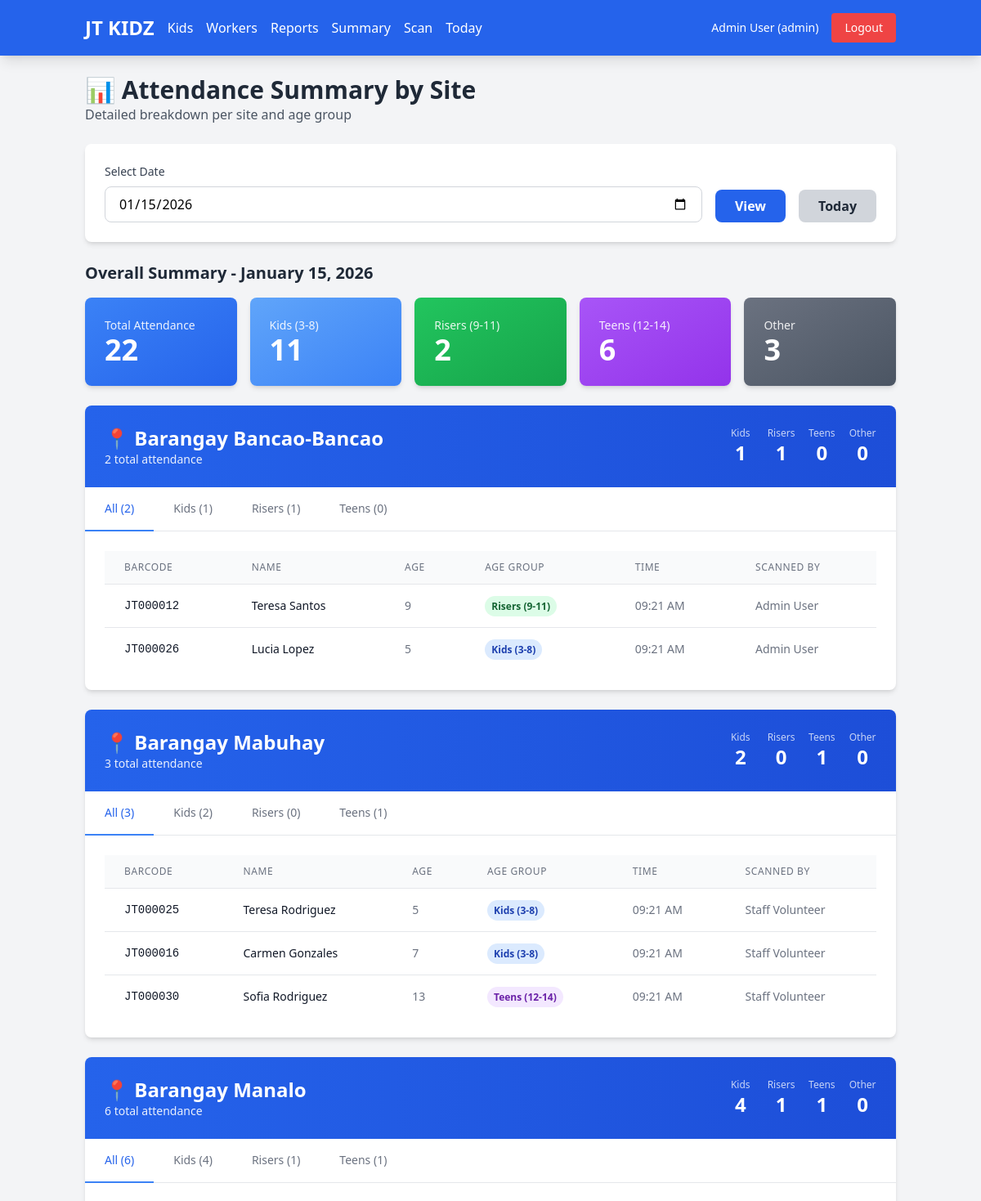
Page /reports/attendance-summary (signed in, upper part) on the committed database.
### models.py (models this page shows, shortened)
class User(db.Model):
    __tablename__ = 'users'
    id = db.Column(db.Integer, primary_key=True)
    name = db.Column(db.String(100), nullable=False)
    email = db.Column(db.String(120), unique=True, nullable=False)
    password = db.Column(db.String(255), nullable=False)
    role = db.Column(db.String(20), nullable=False, default='staff')  # 'admin' or 'staff'
    assigned_sites = db.Column(db.Text, nullable=True)  # JSON array of assigned sites for staff
    created_at = db.Column(db.DateTime, default=datetime.utcnow)

class Attendance(db.Model):
    __tablename__ = 'attendance'
    id = db.Column(db.Integer, primary_key=True)
    kid_id = db.Column(db.Integer, db.ForeignKey('kids.id'), nullable=False)
    site = db.Column(db.String(100), nullable=False)
    scan_date = db.Column(db.Date, nullable=False)
    scan_time = db.Column(db.Time, nullable=False)
    scanned_by = db.Column(db.Integer, db.ForeignKey('users.id'), nullable=False)
    created_at = db.Column(db.DateTime, default=datetime.utcnow)
    scanner = db.relationship('User', backref='scans_made', lazy=True)

class Kid(db.Model):
    __tablename__ = 'kids'
    id = db.Column(db.Integer, primary_key=True)
    full_name = db.Column(db.String(100), nullable=False)
    birthday = db.Column(db.Date, nullable=True)  # New: Birthday field
    gender = db.Column(db.String(10), nullable=True)  # New: 'Male' or 'Female'
    profile_pic = db.Column(db.String(255), nullable=True)  # New: Profile picture filename
    site = db.Column(db.String(100), nullable=False)
    barcode = db.Column(db.String(50), unique=True, nullable=False)
    status = db.Column(db.String(20), nullable=False, default='active')  # 'active' or 'inactive'
    created_at = db.Column(db.DateTime, default=datetime.utcnow)
    attendance_records = db.relationship('Attendance', backref='kid', lazy=True)
    @property
    def age(self):
        if not self.birthday:
            return 0
        from datetime import date
        today = date.today()
        age = today.year - self.birthday.year
        if (today.month, today.day) < (self.birthday.month, self.birthday.day):
            age -= 1
        return age
    @property
    def age_group(self):
        current_age = self.age
        if 3 <= current_age <= 8:
            return 'Kids (3-8)'
        elif 9 <= current_age <= 11:
            return 'Risers (9-11)'
        elif 12 <= current_age <= 14:
            return 'Teens (12-14)'
        else:
            return 'Other'

### blueprints/reports.py (the view)
@reports_bp.route('/attendance-summary')
@admin_required
def attendance_summary():
    selected_date = request.args.get('date', '')
    if selected_date:
        try:
            view_date = datetime.strptime(selected_date, '%Y-%m-%d').date()
        except:
            from blueprints.attendance import get_current_date
            view_date = get_current_date()
    else:
        from blueprints.attendance import get_current_date
        view_date = get_current_date()
    records = db.session.query(Attendance, Kid, User).join(Kid).join(User, Attendance.scanned_by == User.id).filter(
        Attendance.scan_date == view_date
    ).order_by(Kid.site, Attendance.scan_time).all()
    sites_data = defaultdict(lambda: {
        'all': [],
        'kids': [],
        'risers': [],
        'teens': [],
        'other': [],
        'total': 0,
        'kids_count': 0,
        'risers_count': 0,
        'teens_count': 0,
        'other_count': 0
    })
    for attendance, kid, user in records:
        site = kid.site
        class RecordWrapper:
            def __init__(self, attendance, kid, user):
                self.kid = kid
                self.created_at = attendance.created_at
                self.user = user
        record_data = RecordWrapper(attendance, kid, user)
        sites_data[site]['all'].append(record_data)
        sites_data[site]['total'] += 1
        if 3 <= kid.age <= 8:
            sites_data[site]['kids'].append(record_data)
            sites_data[site]['kids_count'] += 1
        elif 9 <= kid.age <= 11:
            sites_data[site]['risers'].append(record_data)
            sites_data[site]['risers_count'] += 1
        elif 12 <= kid.age <= 14:
            sites_data[site]['teens'].append(record_data)
            sites_data[site]['teens_count'] += 1
        else:
            sites_data[site]['other'].append(record_data)
            sites_data[site]['other_count'] += 1
    overall = {
        'total': sum(data['total'] for data in sites_data.values()),
        'kids_count': sum(data['kids_count'] for data in sites_data.values()),
        'risers_count': sum(data['risers_count'] for data in sites_data.values()),
        'teens_count': sum(data['teens_count'] for data in sites_data.values()),
        'other_count': sum(data['other_count'] for data in sites_data.values())
    }
    sorted_sites = dict(sorted(sites_data.items()))
    return render_template('reports_attendance_summary.html',
                          sites_data=sorted_sites,
                          overall=overall,
                          date=view_date,
                          selected_date=selected_date)

### app.py (called while the page is built)
@app.context_processor
def inject_user():
    return dict(
        current_user_name=session.get('user_name'),
        current_user_role=session.get('user_role')
    )

### blueprints/attendance.py (called while the page is built)
def get_current_datetime():
    from config import Config
    return datetime.now(Config.TIMEZONE)

def get_current_date():
    return get_current_datetime().date()

### blueprints/auth.py (called while the page is built)
def admin_required(f):
    @wraps(f)
    def decorated_function(*args, **kwargs):
        if 'user_id' not in session:
            flash('Please log in to access this page.', 'warning')
            return redirect(url_for('auth.login'))
        user = User.query.get(session['user_id'])
        if not user or user.role != 'admin':
            flash('Admin access required.', 'danger')
            return redirect(url_for('dashboard'))
        return f(*args, **kwargs)
    return decorated_function

### templates/reports_attendance_summary.html (shortened to what this page needs)
{% extends "base.html" %}
{% block content %}
<div class="mb-6">
    <h1 class="text-3xl font-bold text-gray-800">📊 Attendance Summary by Site</h1>
    <p class="text-gray-600">Detailed breakdown per site and age group</p>
</div>
<div class="bg-white rounded-lg shadow-md p-6 mb-6">
    <form method="GET" class="flex flex-wrap gap-4 items-end">
        <div class="flex-1 min-w-[200px]">
            <label class="block text-sm font-medium text-gray-700 mb-2">Select Date</label>
            <input type="date" name="date" value="{{ selected_date if selected_date else date.strftime('%Y-%m-%d') }}"
                   class="w-full px-4 py-2 border border-gray-300 rounded-lg focus:outline-none focus:ring-2 focus:ring-blue-500">
        </div>
        <div>
            <button type="submit" class="bg-blue-600 hover:bg-blue-700 text-white font-semibold py-2 px-6 rounded-lg">
                View
            </button>
        </div>
        <div>
            <a href="{{ url_for('reports.attendance_summary') }}" class="bg-gray-300 hover:bg-gray-400 text-gray-800 font-semibold py-2 px-6 rounded-lg inline-block">
                Today
            </a>
        </div>
    </form>
</div>
<div class="mb-6">
    <h2 class="text-xl font-bold text-gray-800 mb-4">Overall Summary - {{ date.strftime('%B %d, %Y') }}</h2>
    <div class="grid grid-cols-2 md:grid-cols-5 gap-4">
        <div class="bg-gradient-to-br from-blue-500 to-blue-600 text-white rounded-lg shadow-md p-6">
            <p class="text-sm opacity-90">Total Attendance</p>
            <p class="text-4xl font-bold">{{ overall.total }}</p>
        </div>
        <div class="bg-gradient-to-br from-blue-400 to-blue-500 text-white rounded-lg shadow-md p-6">
            <p class="text-sm opacity-90">Kids (3-8)</p>
            <p class="text-4xl font-bold">{{ overall.kids_count }}</p>
        </div>
        <div class="bg-gradient-to-br from-green-500 to-green-600 text-white rounded-lg shadow-md p-6">
            <p class="text-sm opacity-90">Risers (9-11)</p>
            <p class="text-4xl font-bold">{{ overall.risers_count }}</p>
        </div>
        <div class="bg-gradient-to-br from-purple-500 to-purple-600 text-white rounded-lg shadow-md p-6">
            <p class="text-sm opacity-90">Teens (12-14)</p>
            <p class="text-4xl font-bold">{{ overall.teens_count }}</p>
        </div>
        <div class="bg-gradient-to-br from-gray-500 to-gray-600 text-white rounded-lg shadow-md p-6">
            <p class="text-sm opacity-90">Other</p>
            <p class="text-4xl font-bold">{{ overall.other_count }}</p>
        </div>
    </div>
</div>
{% if sites_data %}
    {% for site_name, data in sites_data.items() %}
    <div class="bg-white rounded-lg shadow-md mb-6">
        <div class="bg-gradient-to-r from-blue-600 to-blue-700 text-white p-6 rounded-t-lg">
            <div class="flex justify-between items-center">
                <div>
                    <h2 class="text-2xl font-bold">📍 {{ site_name }}</h2>
                    <p class="text-sm opacity-90">{{ data.total }} total attendance</p>
                </div>
                <div class="grid grid-cols-4 gap-4 text-center">
                    <div>
                        <p class="text-xs opacity-75">Kids</p>
                        <p class="text-2xl font-bold">{{ data.kids_count }}</p>
                    </div>
                    <div>
                        <p class="text-xs opacity-75">Risers</p>
                        <p class="text-2xl font-bold">{{ data.risers_count }}</p>
                    </div>
                    <div>
                        <p class="text-xs opacity-75">Teens</p>
                        <p class="text-2xl font-bold">{{ data.teens_count }}</p>
                    </div>
                    <div>
                        <p class="text-xs opacity-75">Other</p>
                        <p class="text-2xl font-bold">{{ data.other_count }}</p>
                    </div>
                </div>
            </div>
        </div>
        <div class="border-b border-gray-200">
            <nav class="flex -mb-px">
                <button onclick="showTab('{{ site_name }}-all')" class="site-tab-{{ site_name }} border-b-2 border-blue-500 py-4 px-6 text-sm font-medium text-blue-600">
                    All ({{ data.total }})
                </button>
                <button onclick="showTab('{{ site_name }}-kids')" class="site-tab-{{ site_name }} border-b-2 border-transparent py-4 px-6 text-sm font-medium text-gray-500 hover:text-gray-700 hover:border-gray-300">
                    Kids ({{ data.kids_count }})
                </button>
                <button onclick="showTab('{{ site_name }}-risers')" class="site-tab-{{ site_name }} border-b-2 border-transparent py-4 px-6 text-sm font-medium text-gray-500 hover:text-gray-700 hover:border-gray-300">
                    Risers ({{ data.risers_count }})
                </button>
                <button onclick="showTab('{{ site_name }}-teens')" class="site-tab-{{ site_name }} border-b-2 border-transparent py-4 px-6 text-sm font-medium text-gray-500 hover:text-gray-700 hover:border-gray-300">
                    Teens ({{ data.teens_count }})
                </button>
            </nav>
        </div>
        <div id="{{ site_name }}-all" class="site-content-{{ site_name }} p-6">
            {% set records = data.all %}
            {% include 'partials/_attendance_table.html' %}
        </div>
            {% set records = data.kids %}
            {% set records = data.risers %}
            {% set records = data.teens %}
    </div>
    {% endfor %}
{% else %}
    <div class="bg-white rounded-lg shadow-md p-12 text-center">
        <p class="text-xl text-gray-400 font-semibold mb-2">No attendance records</p>
        <p class="text-sm text-gray-500">for {{ date.strftime('%B %d, %Y') }}</p>
    </div>
{% endif %}
{% endblock %}

### templates/base.html (shortened to what this page needs)
<!DOCTYPE html>
<html lang="en">
<head>
    <script src="https://cdn.tailwindcss.com"></script>
</head>
<body class="bg-gray-100 min-h-screen">
    {% if current_user_name %}
    <nav class="bg-blue-600 text-white shadow-lg no-print">
        <div class="container mx-auto px-4">
            <div class="flex items-center justify-between py-4">
                <div class="flex items-center space-x-4">
                    <a href="{{ url_for('dashboard') }}" class="text-2xl font-bold">JT KIDZ</a>
                    {% if current_user_role == 'admin' %}
                    <a href="{{ url_for('kids.list_kids') }}" class="hover:text-blue-200">Kids</a>
                    <a href="{{ url_for('users.list_users') }}" class="hover:text-blue-200">Workers</a>
                    <a href="{{ url_for('reports.site_report') }}" class="hover:text-blue-200">Reports</a>
                    <a href="{{ url_for('reports.attendance_summary') }}" class="hover:text-blue-200">Summary</a>
                    {% else %}
                    <a href="{{ url_for('kids.list_kids') }}" class="hover:text-blue-200">Kids</a>
                    {% endif %}
                    <a href="{{ url_for('attendance.scan_page') }}" class="hover:text-blue-200">Scan</a>
                    <a href="{{ url_for('attendance.today_attendance') }}" class="hover:text-blue-200">Today</a>
                </div>
                <div class="flex items-center space-x-4">
                    <span class="text-sm">{{ current_user_name }} ({{ current_user_role }})</span>
                    <a href="{{ url_for('auth.logout') }}" class="bg-red-500 hover:bg-red-600 px-4 py-2 rounded text-sm">Logout</a>
                </div>
            </div>
        </div>
    </nav>
    {% endif %}
    <div class="container mx-auto px-4 py-6">
        {% block content %}{% endblock %}
    </div>
</body>
</html>

### templates/partials/_attendance_table.html
{% if records %}
<div class="overflow-x-auto">
    <table class="min-w-full divide-y divide-gray-200">
        <thead class="bg-gray-50">
            <tr>
                <th class="px-6 py-3 text-left text-xs font-medium text-gray-500 uppercase tracking-wider">Barcode</th>
                <th class="px-6 py-3 text-left text-xs font-medium text-gray-500 uppercase tracking-wider">Name</th>
                <th class="px-6 py-3 text-left text-xs font-medium text-gray-500 uppercase tracking-wider">Age</th>
                <th class="px-6 py-3 text-left text-xs font-medium text-gray-500 uppercase tracking-wider">Age Group</th>
                <th class="px-6 py-3 text-left text-xs font-medium text-gray-500 uppercase tracking-wider">Time</th>
                <th class="px-6 py-3 text-left text-xs font-medium text-gray-500 uppercase tracking-wider">Scanned By</th>
            </tr>
        </thead>
        <tbody class="bg-white divide-y divide-gray-200">
            {% for record in records %}
            <tr class="hover:bg-gray-50">
                <td class="px-6 py-4 whitespace-nowrap text-sm font-mono text-gray-900">{{ record.kid.barcode }}</td>
                <td class="px-6 py-4 whitespace-nowrap text-sm font-medium text-gray-900">{{ record.kid.full_name }}</td>
                <td class="px-6 py-4 whitespace-nowrap text-sm text-gray-500">{{ record.kid.age }}</td>
                <td class="px-6 py-4 whitespace-nowrap text-sm">
                    {% if record.kid.age_group == "Kids (3-8)" %}
                        <span class="px-2 py-1 text-xs font-semibold rounded-full bg-blue-100 text-blue-800">{{ record.kid.age_group }}</span>
                    {% elif record.kid.age_group == "Risers (9-11)" %}
                        <span class="px-2 py-1 text-xs font-semibold rounded-full bg-green-100 text-green-800">{{ record.kid.age_group }}</span>
                    {% elif record.kid.age_group == "Teens (12-14)" %}
                        <span class="px-2 py-1 text-xs font-semibold rounded-full bg-purple-100 text-purple-800">{{ record.kid.age_group }}</span>
                    {% else %}
                        <span class="px-2 py-1 text-xs font-semibold rounded-full bg-gray-100 text-gray-800">{{ record.kid.age_group }}</span>
                    {% endif %}
                </td>
                <td class="px-6 py-4 whitespace-nowrap text-sm text-gray-500">{{ record.created_at.strftime('%I:%M %p') }}</td>
                <td class="px-6 py-4 whitespace-nowrap text-sm text-gray-500">{{ record.user.name }}</td>
            </tr>
            {% endfor %}
        </tbody>
    </table>
</div>
{% else %}
<p class="text-center text-gray-400 py-8">No records in this category</p>
{% endif %}

### rows in the picture
User: name "Admin User", role "admin", user.name "Admin User" "Admin User"
Attendance: site "Barangay Bancao-Bancao", total "2", kids_count "1", risers_count "1", teens_count "0", other_count "0", created_at "09:21 AM"
Kid: kid.barcode "JT000012", kid.full_name "Teresa Santos", kid.age "9", kid.age_group "Risers (9-11)"
Kid: kid.barcode "JT000026", kid.full_name "Lucia Lopez", kid.age "5", kid.age_group "Kids (3-8)"
Attendance: created_at "09:21 AM"
Attendance: site "Barangay Mabuhay", total "3", kids_count "2", risers_count "0", teens_count "1", other_count "0", created_at "09:21 AM"
Kid: kid.barcode "JT000025", kid.full_name "Teresa Rodriguez", kid.age "5", kid.age_group "Kids (3-8)"
User: user.name "Staff Volunteer" "Staff Volunteer" "Staff Volunteer"
Kid: kid.barcode "JT000016", kid.full_name "Carmen Gonzales", kid.age "7", kid.age_group "Kids (3-8)"
Attendance: created_at "09:21 AM"
Kid: kid.barcode "JT000030", kid.full_name "Sofia Rodriguez", kid.age "13", kid.age_group "Teens (12-14)"
Attendance: created_at "09:21 AM"
Attendance: site "Barangay Manalo", total "6", kids_count "4", risers_count "1", teens_count "1", other_count "0"

### other values in the picture
{{ date.strftime('%B %d, %Y') }} "January 15, 2026"
{{ overall.total }} "22"
{{ overall.kids_count }} "11"
{{ overall.risers_count }} "2"
{{ overall.teens_count }} "6"
{{ overall.other_count }} "3"
